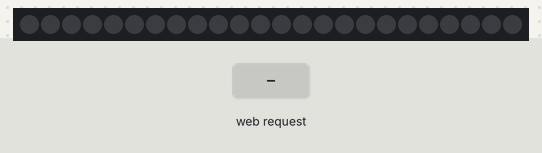
Simulated run of this sketch. Board: ESP8266 (NodeMCU). On the bench: 24 RGB LEDs in strip order, left to right. The test bench sets the inputs (shaded band). WiFi joins after 1.5 s; servers stay silent unless stated; what the sketch prints to the serial monitor is not drawn.

Above: at 2.7 s.
2.8 s: HTTP request GET /?color=1 received
At 3.9 s:
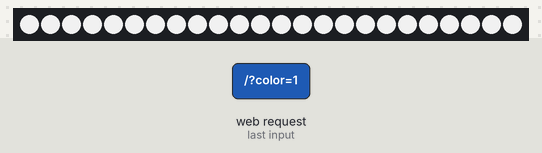
4.3 s: HTTP request GET /?color=120 received
At 5.0 s:
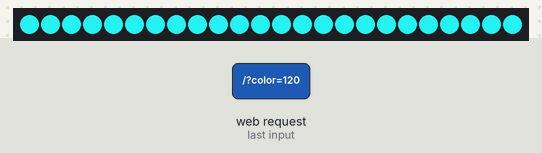
5.8 s: HTTP request GET /?color=0 received
At 6.2 s:
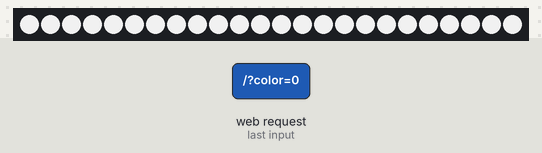
Timing chart, 0 to 8.8 s (numbered marks = the images above; inputs shaded):
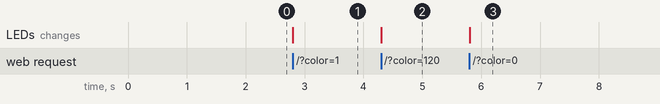

Measured:
- after the input at 2.8 s, the LEDs: change at once (image 1)
- after the input at 4.3 s, the LEDs: change at once (image 2)
- after the input at 5.8 s, the LEDs: change at once (image 3)

The sketch:

ESP2812wifirgb.ino
```cpp
#include <ESP8266WiFi.h>
#include <WiFiClient.h>
#include <ESP8266WebServer.h>
#include <ESP8266mDNS.h>
#include <Adafruit_NeoPixel.h>

const char* ssid = "Ray2";
const char* password = "megamachine@23";
#define NUMPIXELS      24
#define PIN            2
ESP8266WebServer server(80);
Adafruit_NeoPixel pixels = Adafruit_NeoPixel(NUMPIXELS, PIN, NEO_GRB + NEO_KHZ800);
void getRGB(String hexRGB, int *rgb);
void updateEntireStrip(int red, int blue, int green);
int convertToInt(char upper,char lower);
const char* html = "<html><head><style></style></head>"
                   "<body><form action='/' method='GET'><input type='color' name='color' value='#000000'/>"
                   "<input type='submit' name='submit' value='Update RGB Strip'/></form></body></html>";

void handleRoot() {
  String toSend = html;
  if (server.hasArg("color")) {
    String rgbStr = server.arg("color");  //get value from html5 color element
    rgbStr.replace("%23","#"); //%23 = # in URI
    toSend.replace("#000000",rgbStr);     //replace our default black with new color, so when page loads our new color shows
    int rgb[3];                           //define rgb pointer for ws2812
    getRGB(rgbStr,rgb);                   //convert RGB string to rgb ints
    updateEntireStrip(rgb[0], rgb[1], rgb[2]);           //update strip
  }
  server.send(200, "text/html", toSend);
  delay(100);

  //digitalWrite(led, 1);
  //server.send(200, "text/plain", "hello from esp8266!");
  //digitalWrite(led, 0);
}

void handleNotFound(){
  //digitalWrite(led, 1);
  String message = "File Not Found\n\n";
  message += "URI: ";
  message += server.uri();
  message += "\nMethod: ";
  message += (server.method() == HTTP_GET)?"GET":"POST";
  message += "\nArguments: ";
  message += server.args();
  message += "\n";
  for (uint8_t i=0; i<server.args(); i++){
    message += " " + server.argName(i) + ": " + server.arg(i) + "\n";
  }
  server.send(404, "text/plain", message);
  //digitalWrite(led, 0);
}

void setup(void){
  //pinMode(led, OUTPUT);
  //digitalWrite(led, 0);
  Serial.begin(115200);
  WiFi.begin(ssid, password);
  Serial.println("");
  pixels.begin();
  // Wait for connection
  while (WiFi.status() != WL_CONNECTED) {
    delay(500);
    Serial.print(".");
  }
  Serial.println("");
  Serial.print("Connected to ");
  Serial.println(ssid);
  Serial.print("IP address: ");
  Serial.println(WiFi.localIP());

  if (MDNS.begin("esp8266")) {
    Serial.println("MDNS responder started");
  }

  server.on("/", handleRoot);
  server.onNotFound(handleNotFound);

  server.begin();
  Serial.println("HTTP server started");
}

void loop(void){
  server.handleClient();
}


void getRGB(String hexRGB, int *rgb) {
  hexRGB.toUpperCase();
  char c[7];
  hexRGB.toCharArray(c,8);
  rgb[0] = convertToInt(c[1],c[2]); //red
  rgb[1] = convertToInt(c[3],c[4]); //green
  rgb[2] = convertToInt(c[5],c[6]); //blue
}

int convertToInt(char upper,char lower)
{
  int uVal = (int)upper;
  int lVal = (int)lower;
  uVal = uVal >64 ? uVal - 55 : uVal - 48;
  uVal = uVal << 4;
  lVal = lVal >64 ? lVal - 55 : lVal - 48;
  return uVal + lVal;
}

void updateEntireStrip(int red, int blue, int green) {
  for(int i=0;i<NUMPIXELS;i++)
    {
     pixels.setPixelColor(i, pixels.Color(red,blue,green)); //setcolor
    }
    pixels.show();
    //RgbColor rgb = RgbColor(red, blue, green);
    //for(int i=0; i < pixelCount; i++) {
    // strip.SetPixelColor(i,rgb);
    //}
    // strip.show();
}
```
